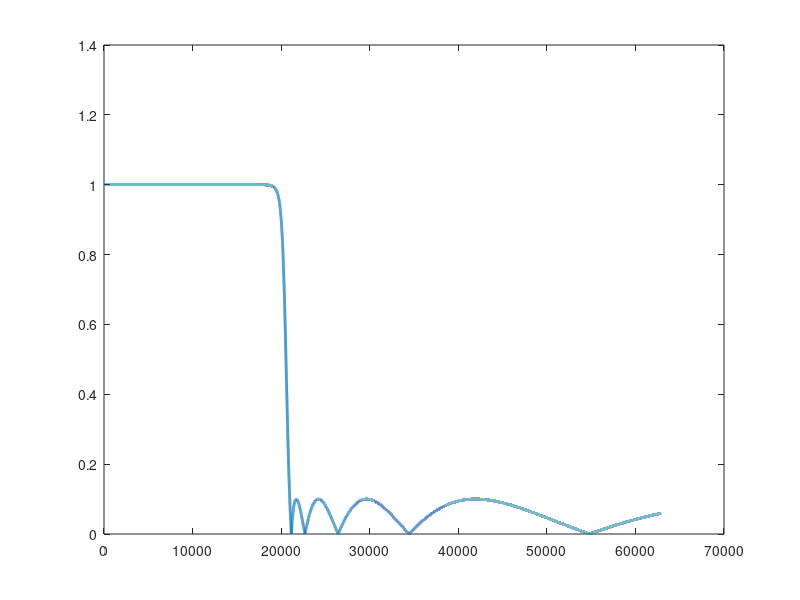

Write MATLAB code to recreate this figure. (Note: this script raises an error after producing the figure.)
%% LP Chebyshev
wp=20000; ap=1; ws=21000; as=20;  % Specs

% Determine parameters K and epsilon according to specs, while also
% choosing a more suitable wp to give buffer at spec'd wp and ws
K = ceil(acosh(sqrt((10^(as/10)-1) / (10^(ap/10)-1))) / acosh(ws/wp))
ws = [ wp*cosh(acosh(sqrt((10^(as/10)-1)/(10^(ap/10)-1)))/K), ws ]    % Range of values for wp
ws = mean(ws)   % Select middle value
epsilon = 1/sqrt(10^(as/10)-1)

% Now obtain polynomials that define the TF of a prototype Chebyshev that
% we will later transform to an inverse Chebyshev's
k = 1:K;
H0 = (mod(K,2)==1) + (mod(K,2)==0)*(1/sqrt(1+epsilon^2));   % For even order, H0 always is 1; for odd, it's 1/...
pk = -wp*sinh(asinh(1/epsilon)/K)*sin(pi*(2*k-1)/(2*K)) + ...
    1j*wp*cosh(asinh(1/epsilon)/K)*cos(pi*(2*k-1)/(2*K))

% Now the inverse Chebyshev
pk = wp*ws ./ pk
zk = 1j*ws*sec(pi*(2*k-1)/(2*K))

B = prod(pk./zk)*poly(zk), A = poly(pk)

% Now the TF!
w = 0:ws*3;
H = polyval(B,1j*w) ./ (polyval(A,1j*w));
plot(w, abs(H), 'LineWidth', 2);
delta_p = 10^(-ap/20); delta_s = 10^(-as/20);
pgon1 = polyshape([0 wp wp 0], [0 0 delta_p delta_p]);
pgon2 = polyshape([0 wp wp 0], [1 1 2 2]);
pgon3 = polyshape([ws ws 3*ws 3*ws], [delta_s 2 2 delta_s]);
hold on;
plot(pgon1);
plot(pgon2);
plot(pgon3);
hold off;
grid on;
xlabel('\omega (rad/s)'), ylabel('|H(j\omega)|'), title('Magnitude Response of BW Filter');
ylim([0 1.2]);

